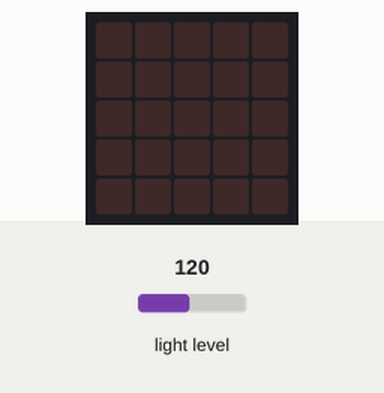
Recording of a program running on a simulated BBC micro:bit (MakeCode). Shown: the board's 5×5 LED display. The inputs (shaded band) are chosen by the test bench; at power-on: light level 120. Dim RGB values are drawn brighter than linear.

Above: at 1.2 s.
1.3 s: light level set to 52
2.8 s: light level set to 45
At 3.2 s:
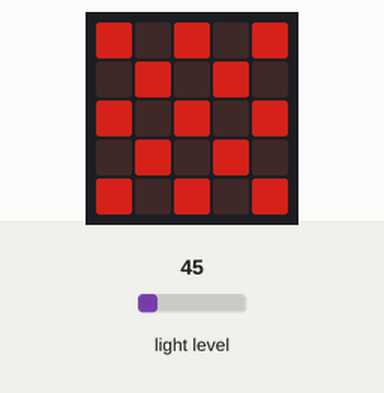
At 8.5 s:
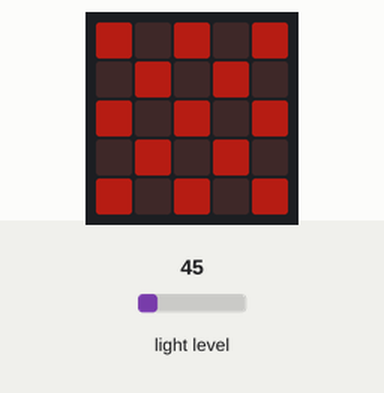
Timing chart, 0 to 10.0 s (numbered marks = the images above; inputs shaded):
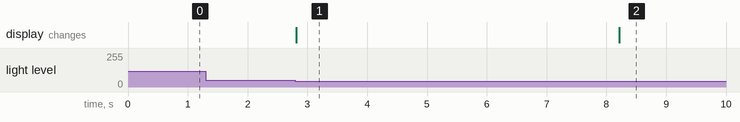

Measured:
- the behaviour switches between 50 and 49 on light level (found by bisection; images 0 and 1)
- after the input at 1.3 s, every drawn part: stays the same
- after the input at 2.8 s, the display: changes at once (image 1)
- what the display in image 1 shows lasts 5.4 s, from 2.8 s to 8.2 s

The program:

main.ts
```typescript
basic.forever(function () {
    while (input.lightLevel() < 50) {
        led.setBrightness(130)
        basic.showLeds(`
            # . # . #
            . # . # .
            # . # . #
            . # . # .
            # . # . #
            `)
        basic.pause(5000)
        led.setBrightness(66)
        basic.showLeds(`
            # . # . #
            . # . # .
            # . # . #
            . # . # .
            # . # . #
            `)
        basic.pause(5000)
        led.setBrightness(34)
        basic.showLeds(`
            # . # . #
            . # . # .
            # . # . #
            . # . # .
            # . # . #
            `)
        basic.pause(5000)
        led.setBrightness(15)
        basic.showLeds(`
            # . # . #
            . # . # .
            # . # . #
            . # . # .
            # . # . #
            `)
        basic.pause(5000)
    }
    basic.clearScreen()
})
```

test.ts
```typescript
// i test vanno qui; questi non saranno compilati quando questo pacchetto viene usato come estensione.
```
